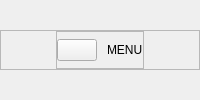
                 <widget class="QWidget" name="wgt_left_content_right_menuContent_title" native="true">
                  <layout class="QVBoxLayout" name="verticalLayout_17">
                   <property name="spacing">
                    <number>0</number>
                   </property>
                   <property name="leftMargin">
                    <number>0</number>
                   </property>
                   <property name="topMargin">
                    <number>0</number>
                   </property>
                   <property name="rightMargin">
                    <number>0</number>
                   </property>
                   <property name="bottomMargin">
                    <number>0</number>
                   </property>
                   <item alignment="Qt::AlignVCenter">
                    <widget class="QFrame" name="frm_left_content_right_menuContent_title">
                     <property name="minimumSize">
                      <size>
                       <width>0</width>
                       <height>40</height>
                      </size>
                     </property>
                     <property name="maximumSize">
                      <size>
                       <width>16777215</width>
                       <height>40</height>
                      </size>
                     </property>
                     <property name="styleSheet">
                      <string notr="true">#frm_leftToolsContents_title{
	border: 1px solid white;
}</string>
                     </property>
                     <property name="frameShape">
                      <enum>QFrame::StyledPanel</enum>
                     </property>
                     <property name="frameShadow">
                      <enum>QFrame::Raised</enum>
                     </property>
                     <property name="lineWidth">
                      <number>0</number>
                     </property>
                     <layout class="QHBoxLayout" name="horizontalLayout_3">
                      <property name="spacing">
                       <number>5</number>
                      </property>
                      <property name="leftMargin">
                       <number>0</number>
                      </property>
                      <property name="topMargin">
                       <number>0</number>
                      </property>
                      <property name="rightMargin">
                       <number>0</number>
                      </property>
                      <property name="bottomMargin">
                       <number>0</number>
                      </property>
                      <item alignment="Qt::AlignHCenter">
                       <widget class="QFrame" name="frm_left_content_right_menuContent_title_content">
                        <property name="frameShape">
                         <enum>QFrame::StyledPanel</enum>
                        </property>
                        <property name="frameShadow">
                         <enum>QFrame::Raised</enum>
                        </property>
                        <layout class="QHBoxLayout" name="horizontalLayout_15">
                         <property name="spacing">
                          <number>10</number>
                         </property>
                         <property name="leftMargin">
                          <number>0</number>
                         </property>
                         <property name="topMargin">
                          <number>0</number>
                         </property>
                         <property name="rightMargin">
                          <number>0</number>
                         </property>
                         <property name="bottomMargin">
                          <number>0</number>
                         </property>
                         <item>
                          <widget class="QPushButton" name="pbtn_left_content_right_menuContent_title_menuIcon">
                           <property name="text">
                            <string/>
                           </property>
                           <property name="icon">
                            <iconset>
                             <normaloff>:/:/:/:/:/:/.designer/Resources/Icons/yellow/archive.svg</normaloff>:/:/:/:/:/:/.designer/Resources/Icons/yellow/archive.svg</iconset>
                           </property>
                           <property name="iconSize">
                            <size>
                             <width>24</width>
                             <height>24</height>
                            </size>
                           </property>
                          </widget>
                         </item>
                         <item>
                          <widget class="QLabel" name="lbl_left_content_right_menuContent_title_menuTitle">
                           <property name="styleSheet">
                            <string notr="true">font: 700 14pt &quot;Rockwell Condensed&quot;;</string>
                           </property>
                           <property name="text">
                            <string>MENU</string>
                           </property>
                          </widget>
                         </item>
                        </layout>
                       </widget>
                      </item>
                     </layout>
                    </widget>
                   </item>
                  </layout>
                 </widget>
